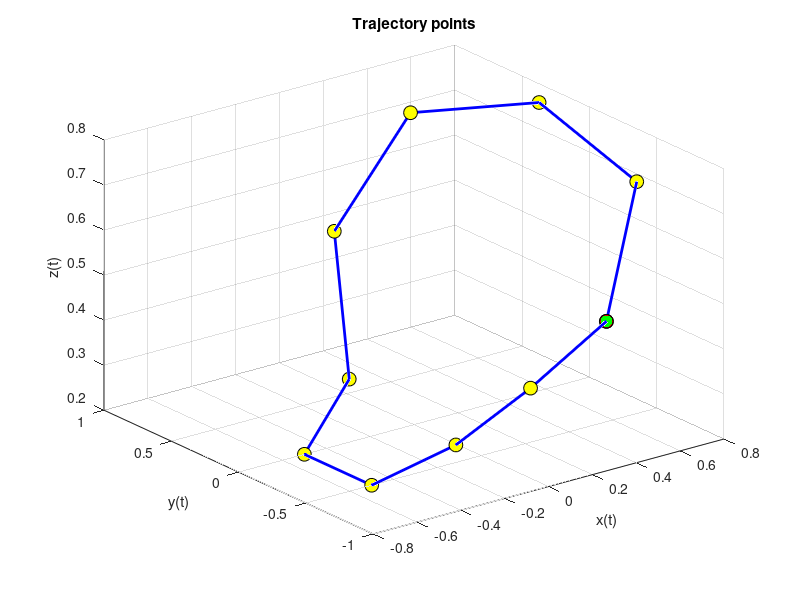

The MATLAB source for this figure: (Note: this script raises an error after producing the figure.)
%% Trajectory points and Orientation
% Create points and orientation matrix
% path = [.85, .35, .75, 0;
%     .85, .35, .5, 0;
%     .85, .35, .75, 0;
%     .85, .35, .9, 0; % via point
%     .85, .35, 1, 0; % circumference start
%     1.1, .5, 1, 0; % circumference end
%     1.1, .5, .9, 0; % via point
%     1.1, .5, .8, 0; % via point
%     1.1, .6, .75, 0; % via point
%     1.1, .6, .6, 0; % circumference start
%     .8, .6, .6, 0;]; % circumference end

path = [0.3536 -0.8536 0.5 0;
0.75 -0.433 0.7 0;
0.683 0.183 0.8 0;
0.25 0.433 0.8 0;
-0.1464 0.3536 0.6 0;
-0.183 0.183 0.3 0;
-0.5 0 0.2 0;
-0.5 -0.5 0.2 0;
-0.2878 -0.78 0.3 0
0 -0.866 0.4 0
0.3536 -0.8536 0.5 0];

% Time vector from ti to tf
% T = [0 1 2 4 4.5 5 6 7.5 7.9 9.1 10]; % Time to be for each point
T = [0 2 4 6 8 10 12 14 16 18 20];

t1 = T(1):0.1:T(2); t2 = T(2):0.1:T(3); t3 = T(3):0.1:T(4);
t4 = T(4):0.1:T(5); t5 = T(5):0.1:T(6); t6 = T(6):0.1:T(7);
t7 = T(7):0.1:T(8); t8 = T(8):0.1:T(9); t9 = T(9):0.1:T(10);
t10 = T(10):0.1:T(11);

%% plot the trajectory points
figure
plot3(path(:,1),path(:,2),path(:,3),'b','LineWidth',2);
grid on
hold on
scatter3(path(1,1),path(1,2),path(1,3),100,...
    'filled','MarkerEdgeColor','k','MarkerFaceColor','r')
scatter3(path(2:end-1,1),path(2:end-1,2),path(2:end-1,3),100,...
    'filled','MarkerEdgeColor','k','MarkerFaceColor','y')
scatter3(path(end,1),path(end,2),path(end,3),100,...
    'filled','MarkerEdgeColor','k','MarkerFaceColor','g')
xlabel('x(t)'); ylabel('y(t)'); zlabel('z(t)')
title('Trajectory points');
hold off

%% Arc length calculation

% populate the arc length for each segment
sx1 = trapezioidalTrj(t1,path(1,1),path(2,1));
sy1 = trapezioidalTrj(t1,path(1,2),path(2,2));
sz1 = trapezioidalTrj(t1,path(1,3),path(2,3));

sx2 = trapezioidalTrj(t2,path(2,1),path(3,1));
sy2 = trapezioidalTrj(t2,path(2,2),path(3,2));
sz2 = trapezioidalTrj(t2,path(2,3),path(3,3));

sx3 = trapezioidalTrj(t3,path(3,1),path(4,1));
sy3 = trapezioidalTrj(t3,path(3,2),path(4,2));
sz3 = trapezioidalTrj(t3,path(3,3),path(4,3));

sx4 = trapezioidalTrj(t4,path(4,1),path(5,1));
sy4 = trapezioidalTrj(t4,path(4,2),path(5,2));
sz4 = trapezioidalTrj(t4,path(4,3),path(5,3));

% dt = 1;
% 
% sx4 = shift(dt,t4,path(4,1),path(5,1));
% sy4 = shift(dt,t4,path(4,2),path(5,2));
% sz4 = shift(dt,t4,path(4,3),path(5,3));

%sc5 = trapezioidalTrj(t5,0,pi);

sx5 = trapezioidalTrj(t5,path(5,1),path(6,1));
sy5 = trapezioidalTrj(t5,path(5,2),path(6,2));
sz5 = trapezioidalTrj(t5,path(5,3),path(6,3));

sx6 = trapezioidalTrj(t6,path(6,1),path(7,1));
sy6 = trapezioidalTrj(t6,path(6,2),path(7,2));
sz6 = trapezioidalTrj(t6,path(6,3),path(7,3));

% sx7 = trapezioidalTrj(t7,path(7,1),path(8,1));
% sy7 = trapezioidalTrj(t7,path(7,2),path(8,2));
% sz7 = trapezioidalTrj(t7,path(7,3),path(8,3));

sc7 = trapezioidalTrj(t7,0,pi);

sx8 = trapezioidalTrj(t8,path(8,1),path(9,1));
sy8 = trapezioidalTrj(t8,path(8,2),path(9,2));
sz8 = trapezioidalTrj(t8,path(8,3),path(9,3));

sx9 = trapezioidalTrj(t9,path(9,1),path(10,1));
sy9 = trapezioidalTrj(t9,path(9,2),path(10,2));
sz9 = trapezioidalTrj(t9,path(9,3),path(10,3));

% sc10 = trapezioidalTrj(t10,0,pi);
sx10 = trapezioidalTrj(t9,path(10,1),path(11,1));
sy10 = trapezioidalTrj(t9,path(10,2),path(11,2));
sz10 = trapezioidalTrj(t9,path(10,3),path(11,3));

% sx = trapezioidalTrj(t,path(1,1),path(2,1));
% sy = trapezioidalTrj(t,path(1,2),path(2,2));
% sz = trapezioidalTrj(t,path(1,3),path(2,3));

% sx = cubicTrj(t,path(1,1),path(2,1),0,0);
% sy = cubicTrj(t,path(1,2),path(2,2),0,0);
% sz = cubicTrj(t,path(1,3),path(2,3),0,0);

% sx1 = trapezioidalTrj(t,path(2,1),path(3,1));
% sy1 = trapezioidalTrj(t,path(2,2),path(3,2));
% sz1 = trapezioidalTrj(t,path(2,3),path(3,3));
% 
% sc = trapezioidalTrj(t,0,pi);

%% 3D path
% rect = pathRect(path(1,1:3)',path(2,1:3)',sx,sy,sz);
% rect1 = pathRect(path(2,1:3)',path(3,1:3)',sx1,sy1,sz1);
% circular = circularPath(path(1,1:3)',path(2,1:3)',sc);

rect1 = pathRect(path(1,1:3)',path(2,1:3)',sx1,sy1,sz1);
rect2 = pathRect(path(2,1:3)',path(3,1:3)',sx2,sy2,sz2);
rect3 = pathRect(path(3,1:3)',path(4,1:3)',sx3,sy3,sz3);
rect4 = pathRect(path(4,1:3)',path(5,1:3)',sx4,sy4,sz4);
% circ5 = circularPath(path(5,1:3)',path(6,1:3)',sc5);
circ5 = pathRect(path(5,1:3)',path(6,1:3)',sx5,sy5,sz5);
rect6 = pathRect(path(6,1:3)',path(7,1:3)',sx6,sy6,sz6);
% rect7 = pathRect(path(7,1:3)',path(8,1:3)',sx7,sy7,sz7);
rect7 = circularPath(path(7,1:3)',path(8,1:3)',sc7);
rect8 = pathRect(path(8,1:3)',path(9,1:3)',sx8,sy8,sz8);
rect9 = pathRect(path(9,1:3)',path(10,1:3)',sx9,sy9,sz9);
% circ10 = circularPath(path(10,1:3)',path(11,1:3)',sc10);
circ10 = pathRect(path(10,1:3)',path(11,1:3)',sx10,sy10,sz10);

figure
plot3(rect1(1,:),rect1(2,:),rect1(3,:),'LineWidth', 2)
hold on 
plot3(rect2(1,:),rect2(2,:),rect2(3,:),'LineWidth', 2)
hold on
plot3(rect3(1,:),rect3(2,:),rect3(3,:),'LineWidth', 2)
hold on 
plot3(rect4(1,:),rect4(2,:),rect4(3,:),'LineWidth', 2)
hold on
plot3(circ5(1,:),circ5(2,:),circ5(3,:),'LineWidth', 2)
hold on
plot3(rect6(1,:),rect6(2,:),rect6(3,:),'LineWidth', 2)
hold on 
plot3(rect7(1,:),rect7(2,:),rect7(3,:),'LineWidth', 2)
hold on
plot3(rect8(1,:),rect8(2,:),rect8(3,:),'LineWidth', 2)
hold on 
plot3(rect9(1,:),rect9(2,:),rect9(3,:),'LineWidth', 2)
hold on
plot3(circ10(1,:),circ10(2,:),circ10(3,:),'LineWidth', 2)
grid on
hold off

traj = [rect1, rect2, rect3, rect4, circ5, rect6, rect7, rect8,...
     rect9, circ10];
time = [t1, t2, t3, t4, t5, t6, t7, t8, t9, t10];
timesample = timeseries(traj',time);

% figure
% plot3(rect(1,:),rect(2,:),rect(3,:),'LineWidth', 2)
% hold on 
% %plot3(rect1(1,:),rect1(2,:),rect1(3,:))
% hold on
% plot3(circular(1,:),circular(2,:),circular(3,:))
% hold on
% scatter3(rect(1,1),rect(2,1),rect(3,1), 100, ...
%     'filled', 'MarkerEdgeColor','k', 'MarkerFaceColor', 'r');
% hold on
% scatter3(rect(1,end),rect(2,end),rect(3,end), 100, ...
%     'filled', 'MarkerEdgeColor','k', 'MarkerFaceColor', 'r');
% xlabel('x(t)'); ylabel('y(t)'); zlabel('z(t)')
% title('Trajectory');
% ax = gca;
% ax.XAxisLocation = 'origin';
% ax.YAxisLocation = 'origin';
% hold off
% grid on

function s = trapezioidalTrj(t,pin,pfin)
    
    % init s (motion law)
    s = zeros(1,length(t));

    pc_d = 2*(pfin - pin)/(t(end) - t(1));
    tc = (pin - pfin + pc_d*(t(end) - t(1)))/pc_d;
    pc_dd = pc_d^2/(pin - pfin + pc_d*(t(end) - t(1)));

    for i = 1:length(s)
        if t(i) >= t(1) && t(i) <= tc + t(1)
            s(i) = pin + 0.5 * pc_dd * (t(i) - t(1))^2;
        elseif t(i) > tc + t(1) && t(i) <= (t(end) - tc)
            s(i) = pin + pc_dd * tc *((t(i) - t(1)) - 0.5*tc);
        elseif t(i) > t(end) - tc && t(i) <= t(end)
            s(i) = pfin - 0.5 * pc_dd * (t(end) - t(i))^2;
        end
    end
end

function s = cubicTrj(t,pin,pfin,vin,vfin)
    
    % init s (motion law)
    s = zeros(1,length(t));
    
    A = [1 0 0 0;
        0 1 0 0;
        1 t(end) t(end)^2 t(end)^3;
        0 1 2*t(end) 3*t(end)^2;];
    B = [pin; vin; pfin; vfin];

    a = inv(A) * B;
    
    s = a(4)*t.^3 + a(3)*t.^2 + a(2)*t + a(1);
end

function rect = pathRect(pin,pfin,sx,sy,sz)
    % s is a 3 x length(t) vector of curvilinear abscissa for each
    % coordinates
    s = [sx; sy; sz];
    % init rectangular path, each row for each coordinates
    rect = zeros(3,length(s));
    
    % for loop in order to populate rect for each x,y,z 
    for i = 1:3
        % if there is no motion along the generic axis the norm is 0 and
        % the path should have a constant value
        if (norm(pfin(i) - pin(i)) == 0)
            rect(i,:) = pin(i) .* ones(size(s(i,:)));
        else
           rect(i,:) = pin(i) + (abs(s(i,:) - pin(i))) .* (pfin(i) - pin(i))/(norm(pfin(i) - pin(i),2));
        end
    end
end

function circ = circularPath(pin,pfin,s)
    % center, radius and rotation matrix for circular path
    c = (pin + pfin) / 2;
    rho = norm((pfin - pin), 2) / 2;
    theta = atan2(pin(2) - pfin(2), pin(1) - pfin(1));
    R = [cos(theta) -sin(theta) 0; sin(theta) cos(theta) 0; 0 0 1];
    
    s = s * rho;

    % Parametrization
    circ = c + R * [rho*cos((s/rho)); rho*sin((s/rho)); zeros(size(s))];
end

%function ts = t_shift(dt)

function s_shift = shift(dt,t,pin,pfin)

    ts = t - dt * ones(1,length(t)); 
    
    s_shift = trapezioidalTrj(ts,pin,pfin);
    
end